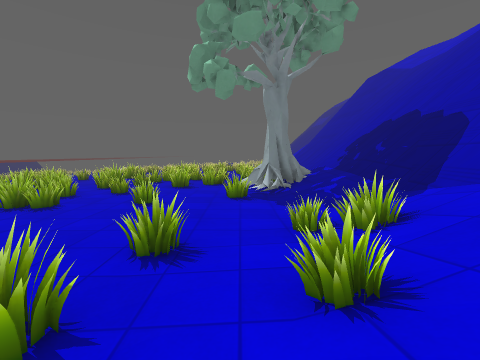
view 1 (above)

13 first-person views from a walk through a level from a Godot 3-D game. The camera is 1.2 m above the floor, tilts 6° down and sees 90° across. The floor is counted in squares, 1 m on a side. Each view is taken from the middle of a square. On the plan, view 1 faces up. The plan holds only what a view shows up to about 12 squares ahead; the rest is blank. The place goes on beyond the plan. Some surface patterns are stand-ins.

view 2
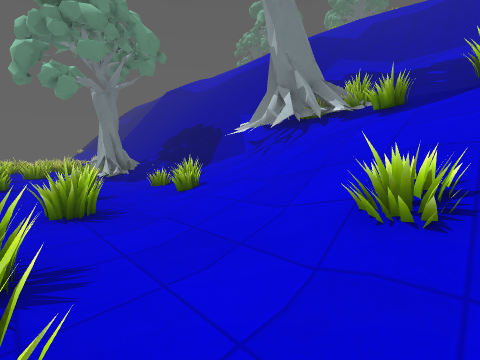

view 3
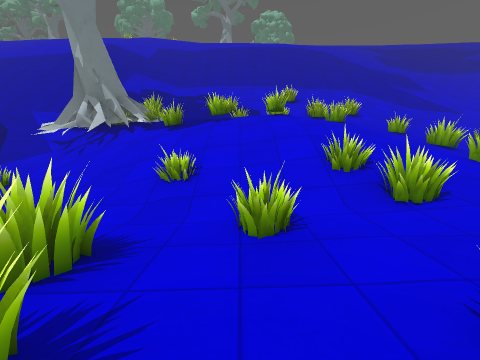

view 4
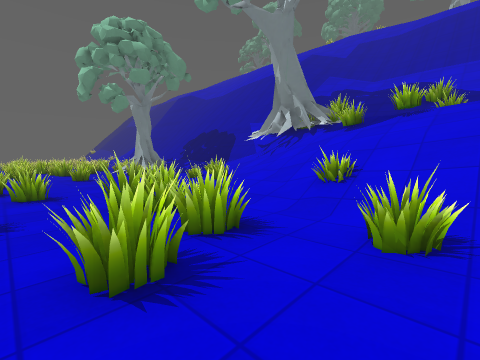

view 5
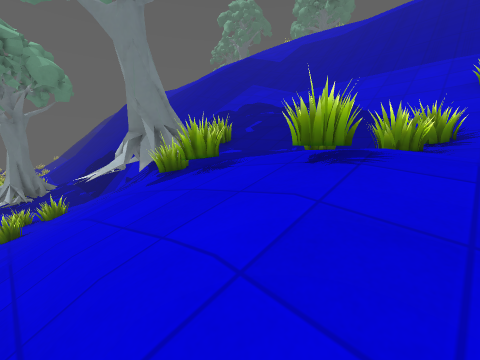

view 6
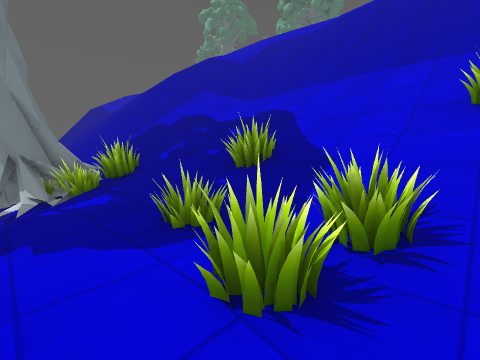

view 7
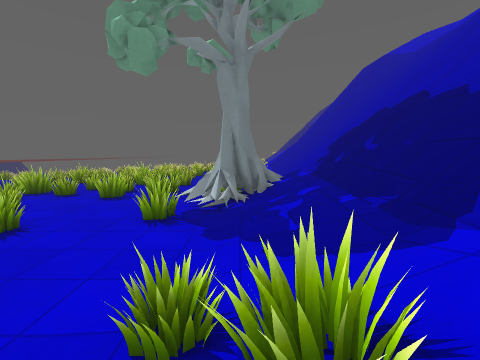

view 8
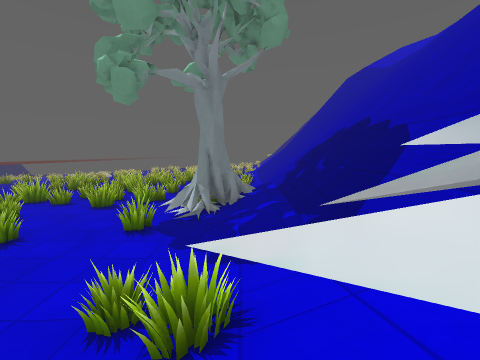

view 9
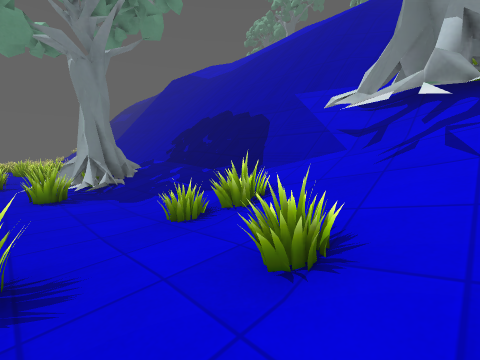

view 10
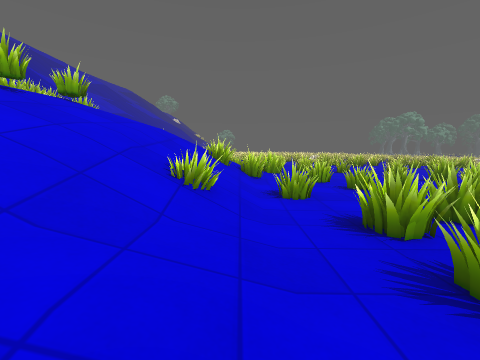

view 11
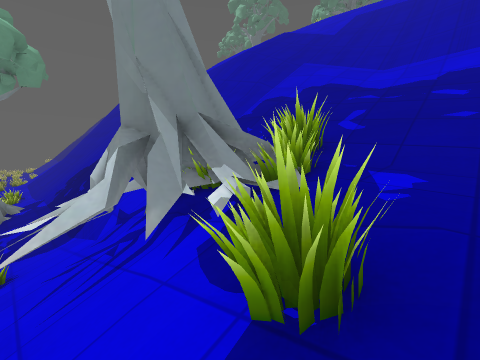

view 12
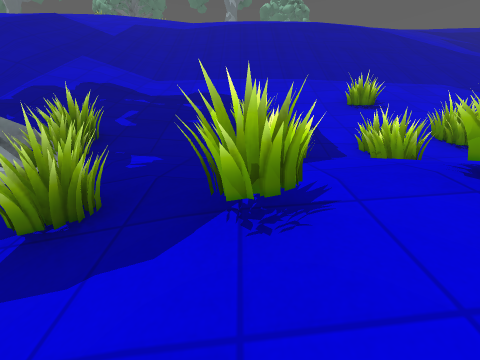

view 13
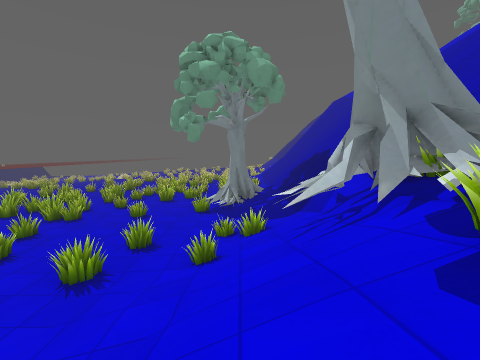

### Floor plan
Key: @ floor where view 1 was taken; # wall or solid block; . main floor; : floor 0.5 m higher than the main floor; + floor 1 m higher than the main floor; * floor 3 m higher than the main floor; % floor 3.25 m higher than the main floor; / step, stairs or slope; = window, fence, low wall or low ledge; ^ raised ledge; v drop or lower ground.
Columns run from 8 left of view 1 to 18 right of it. Each row starts with its distance up from view 1.
 17        =
 16        =#
 15    =   ===   /////////
 14 =# =====     /////////
 13 =======..  =//////////
 12 ===#==../###/////////
 11 =##=..../##=/////////
 10 ====....=#//////////
  9 ==...=.==.::+//////
  8 ===.==....:::////// //
  7 ===..=....::://////////
  6  #=........:/=//////////
  5  ==......===/=v/////////
  4  #==..==..==/#=/////////
  3   ==...=.=//### ////////
  2   ==.===/=//####/////////
  1   ##===.///#####//////////
  0   ==^=./@///###==//////////
 -1   =#==.:://///=#=//////////
 -2   # ==.:////==*%//////////
 -3   ==#=./=///=***///////////
 -4   ==.../////#***=#/////////
 -5   ...==/////=*==/=/////////
 -6   .=.==/////=*==///////////
 -7  ====:#==///=*===//////////
 -8  ==#====/////**=//#=/////

Where each view was taken, in squares from view 1:
view 1: 0 up, 0 right, facing up
view 2: 4 down, 3 left, facing up-right
view 3: 5 down, 6 left, facing right
view 4: 6 down, 6 left, facing up-right
view 5: 8 down, 1 right, facing up-right
view 6: 8 down, 5 right, facing up-right
view 7: 3 up, 2 right, facing up
view 8: 2 up, 3 right, facing up
view 9: 1 up, 1 left, facing up-right
view 10: 1 up, 1 left, facing down
view 11: 3 down, 3 right, facing up-right
view 12: 4 down, 2 right, facing right
view 13: 4 down, 2 right, facing up
